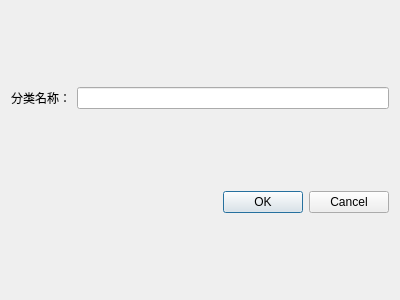
<?xml version="1.0" encoding="UTF-8"?>
<ui version="4.0">
 <class>CategoryDialog</class>
 <widget class="QDialog" name="CategoryDialog">
  <property name="geometry">
   <rect>
    <x>0</x>
    <y>0</y>
    <width>400</width>
    <height>300</height>
   </rect>
  </property>
  <property name="windowTitle">
   <string>Dialog</string>
  </property>
  <layout class="QVBoxLayout" name="verticalLayout">
   <item>
    <layout class="QHBoxLayout" name="horizontalLayout">
     <item>
      <widget class="QLabel" name="label">
       <property name="text">
        <string>分类名称：</string>
       </property>
      </widget>
     </item>
     <item>
      <widget class="QLineEdit" name="lineEdit_category"/>
     </item>
    </layout>
   </item>
   <item>
    <widget class="QDialogButtonBox" name="buttonBox">
     <property name="orientation">
      <enum>Qt::Orientation::Horizontal</enum>
     </property>
     <property name="standardButtons">
      <set>QDialogButtonBox::StandardButton::Cancel|QDialogButtonBox::StandardButton::Ok</set>
     </property>
    </widget>
   </item>
  </layout>
 </widget>
 <resources/>
 <connections>
  <connection>
   <sender>buttonBox</sender>
   <signal>accepted()</signal>
   <receiver>CategoryDialog</receiver>
   <slot>accept()</slot>
   <hints>
    <hint type="sourcelabel">
     <x>248</x>
     <y>254</y>
    </hint>
    <hint type="destinationlabel">
     <x>157</x>
     <y>274</y>
    </hint>
   </hints>
  </connection>
  <connection>
   <sender>buttonBox</sender>
   <signal>rejected()</signal>
   <receiver>CategoryDialog</receiver>
   <slot>reject()</slot>
   <hints>
    <hint type="sourcelabel">
     <x>316</x>
     <y>260</y>
    </hint>
    <hint type="destinationlabel">
     <x>286</x>
     <y>274</y>
    </hint>
   </hints>
  </connection>
 </connections>
</ui>
